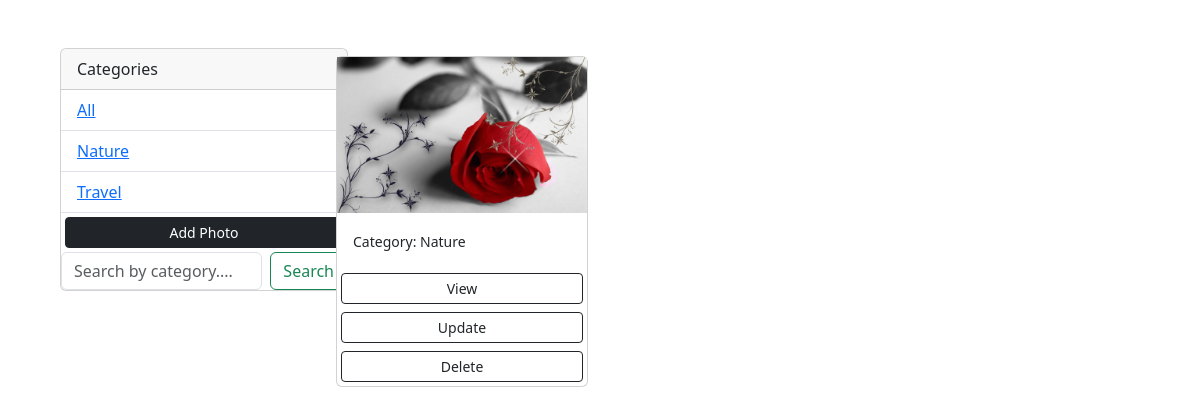
Screenshot of /?category=Nature with the database file from the repository.
### photos/models.py (models this page shows, shortened)
class Category(models.Model):
    name = models.CharField(max_length=100,null=False,blank=False)

class Photo(models.Model):
    category = models.ForeignKey(Category,on_delete=models.SET_NULL,null=True,blank=True)
    image = models.ImageField(null=False, blank=False)
    description = models.TextField()

### photos/views.py (the view)
# urls.py: path('', views.gallery, name='gallery'),
def gallery(request):
    category = request.GET.get('category')
    if category == None:
        photos = Photo.objects.all()
    else:
        photos = Photo.objects.filter(category__name=category)
    categories = Category.objects.all()
    context  = {'categories': categories, 'photos': photos}
    return render(request,'photos/gallery.html', context)

### photos/templates/photos/gallery.html (shortened to what this page needs)
{% load bootstrap5 %}
<!DOCTYPE html>
<html lang="en">
<head>
    {% bootstrap_css %}
</head>
<body class="m-5">
    <div class="container">
        <div class="row">
          <div class="col-md-3">
            <div class="card" style="width: 18rem;">
                <div class="card-header">
                  Categories
                </div>
                <ul class="list-group list-group-flush">
                    <li class="list-group-item">
                        <a href="{% url 'gallery' %}">All</a>
                    </li>
                    {% for category in categories %}
                        <li class=" list-group-item">
                            <a href="{% url 'gallery' %}?category={{category.name}}">
                                {{category.name}}
                            </a>
                        </li>
                    {% endfor %}
                  <a href="{% url 'add' %}" class="btn btn-block btn-dark btn-sm m-1">Add Photo</a>
                  <form class="d-flex" action="">
                    <input class="form-control me-2" type="search" placeholder="Search by category...." name="category" aria-label="Search">
                    <button class="btn btn-outline-success" type="submit">Search</button>
                  </form>
                </ul>
              </div>
          </div>
          <div class="col-md-9">
            <div class="row">
                {% for photo in photos %}
                <div class="col-md-4">
                    <div class="card my-2">
                        <img class="image-thumbail" src="{{photo.image.url}}" alt="Card image cap">
                        <div class="card-body">
                            <small>Category: {{photo.category.name}}</small>
                        </div>
                        <a href="{% url 'photo' photo.id %}" class="btn btn-outline-dark btn-sm m-1">View</a>
                        <a href="{% url 'update' photo.id %}" class="btn btn-outline-dark btn-sm m-1">Update</a>
                        <a href="{% url 'delete' photo.id %}" class="btn btn-outline-dark btn-sm m-1" href="">Delete</a>
                    </div>
                </div>
                {% empty %}
                <h3>No photos...</h3>
                {% endfor %}
          </div>
        </div>
      </div>
</body>
</html>

### rows the page displays
Category: name "Nature"
Category: name "Travel"
Photo: image (picture), category.name "Nature"
